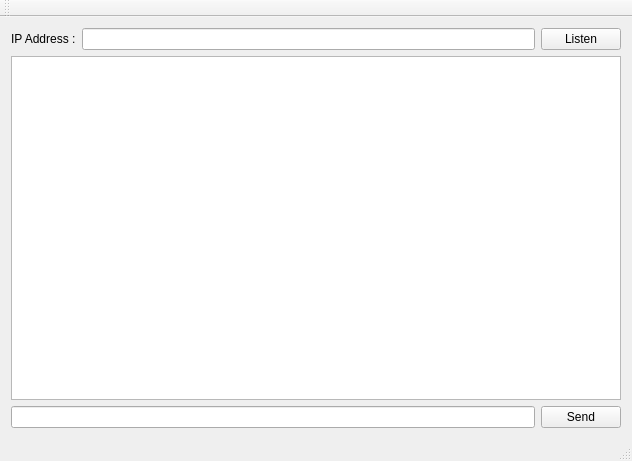
<?xml version="1.0" encoding="UTF-8"?>
<ui version="4.0">
 <class>TcpServer</class>
 <widget class="QMainWindow" name="TcpServer">
  <property name="geometry">
   <rect>
    <x>0</x>
    <y>0</y>
    <width>632</width>
    <height>461</height>
   </rect>
  </property>
  <property name="windowTitle">
   <string>TcpServer</string>
  </property>
  <widget class="QWidget" name="centralWidget">
   <layout class="QGridLayout" name="gridLayout">
    <item row="0" column="0">
     <layout class="QHBoxLayout" name="horizontalLayout_3">
      <item>
       <layout class="QHBoxLayout" name="horizontalLayout">
        <item>
         <widget class="QLabel" name="label">
          <property name="text">
           <string>IP Address :</string>
          </property>
         </widget>
        </item>
        <item>
         <widget class="QLineEdit" name="ipAddress"/>
        </item>
       </layout>
      </item>
      <item>
       <layout class="QHBoxLayout" name="horizontalLayout_2"/>
      </item>
      <item>
       <widget class="QPushButton" name="listenBtn">
        <property name="text">
         <string>Listen</string>
        </property>
       </widget>
      </item>
     </layout>
    </item>
    <item row="1" column="0">
     <widget class="QTextBrowser" name="tcpMessage"/>
    </item>
    <item row="2" column="0">
     <layout class="QHBoxLayout" name="horizontalLayout_4">
      <item>
       <widget class="QLineEdit" name="sendMessage"/>
      </item>
      <item>
       <widget class="QPushButton" name="sendBtn">
        <property name="text">
         <string>Send</string>
        </property>
       </widget>
      </item>
     </layout>
    </item>
   </layout>
  </widget>
  <widget class="QMenuBar" name="menuBar">
   <property name="geometry">
    <rect>
     <x>0</x>
     <y>0</y>
     <width>632</width>
     <height>20</height>
    </rect>
   </property>
  </widget>
  <widget class="QToolBar" name="mainToolBar">
   <attribute name="toolBarArea">
    <enum>TopToolBarArea</enum>
   </attribute>
   <attribute name="toolBarBreak">
    <bool>false</bool>
   </attribute>
  </widget>
  <widget class="QStatusBar" name="statusBar"/>
 </widget>
 <layoutdefault spacing="6" margin="11"/>
 <resources/>
 <connections/>
</ui>
